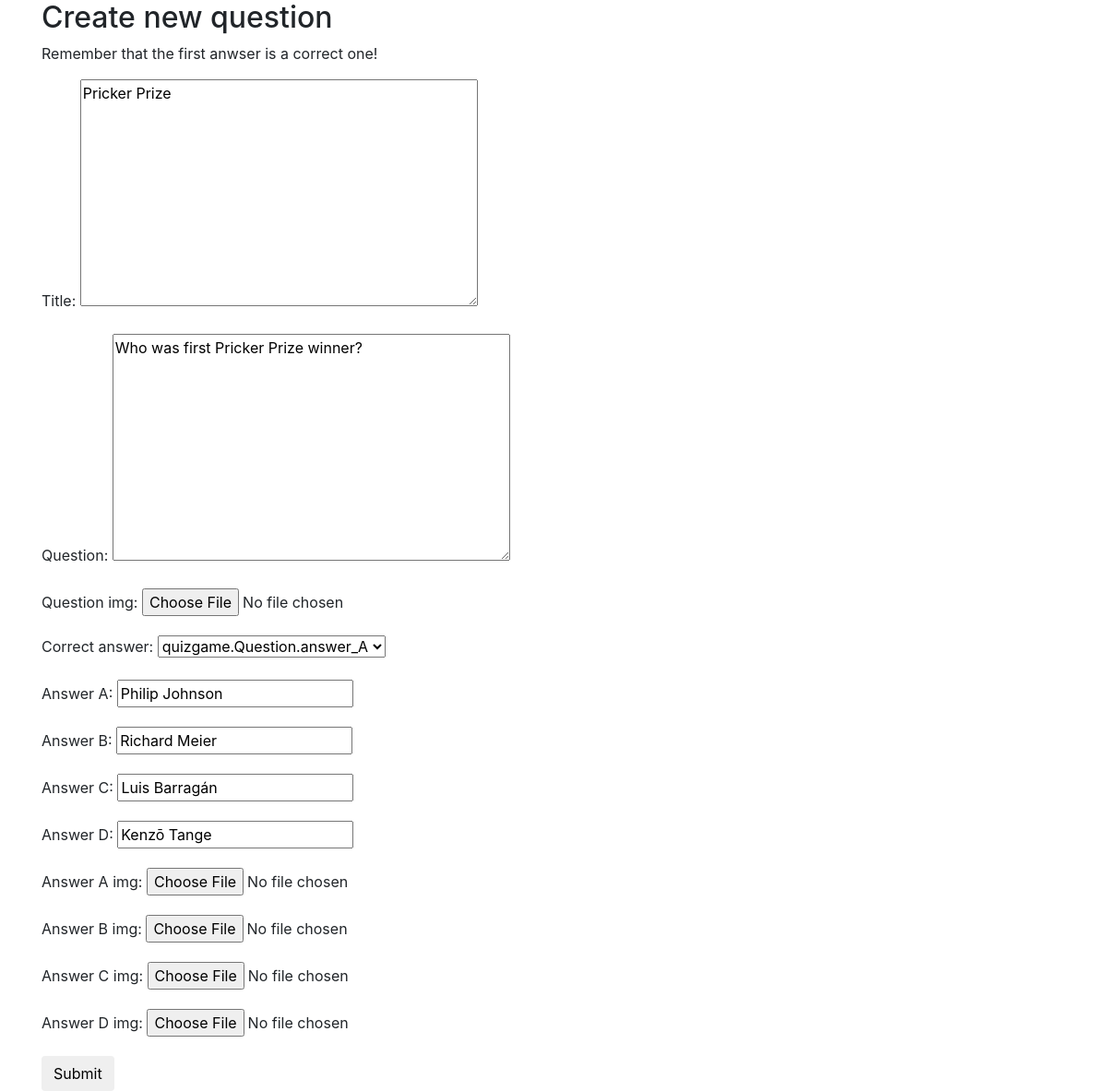
Screenshot of /quizgame/question/1/update/ (signed in) with the database file from the repository.
### quizgame/models.py (models this page shows, shortened)
class Question(models.Model):
    title = models.CharField(max_length=150)
    question = models.CharField(max_length=1000)
    answer_A = models.CharField(max_length=100)
    answer_B = models.CharField(max_length=100)
    answer_C = models.CharField(max_length=100)
    answer_D = models.CharField(max_length=100)
    player_answer_A = models.IntegerField(default=0)
    player_answer_B = models.IntegerField(default=0)
    player_answer_C = models.IntegerField(default=0)
    player_answer_D = models.IntegerField(default=0)
    A = 'A'
    B = 'B'
    C = 'C'
    D = 'D'
    anwsers = (
        ( A , answer_A),
        ( B , answer_B),
        ( C , answer_C),
        ( D , answer_D),
    )
    correct_answer = models.CharField( max_length=1, choices=anwsers, default=A )
    question_img = models.ImageField(upload_to='question/', null=True, blank=True, default=None)
    answer_A_img = models.ImageField(upload_to='question/', null=True, blank=True)
    answer_B_img = models.ImageField(upload_to='question/', null=True, blank=True)
    answer_C_img = models.ImageField(upload_to='question/', null=True, blank=True)
    answer_D_img = models.ImageField(upload_to='question/', null=True, blank=True)
    class Meta:
        ordering = ["title"]

### quizgame/views.py (the view)
# urls.py: url(r'^question/(?P<pk>\d+)/update/$',  login_required(QuestionUpdateView.as_view()),   name='update'),
class QuestionUpdateView(UpdateView):
    template_name = 'question/create.html'
    form_class = QuestionCreateForm
    model = Question
    queryset = Question.objects.all()
    def get_object(self):
        id_ = self.kwargs.get("pk")
        return get_object_or_404(Question, id=id_)

### quizgame/forms.py
class QuestionCreateForm(forms.ModelForm):
    title = forms.CharField(widget=forms.Textarea)
    question = forms.CharField(widget=forms.Textarea)
    class Meta:
        model = Question
        fields = [
            'title',
            'question',
            'question_img',
            'correct_answer',
            'answer_A',
            'answer_B',
            'answer_C',
            'answer_D',
            'answer_A_img',
            'answer_B_img',
            'answer_C_img',
            'answer_D_img',
        ]

### quizgame/templates/question/create.html (shortened to what this page needs)
{% extends 'base-admin.html' %}
{% block body %}
<h2> Create new question</h2>
<p>Remember that the first anwser is a correct one!</p>
<form method="Post" enctype='multipart/form-data'>
  {{ form.as_p }}
  <input class="btn btn-default" type="submit" value="Submit">
</form>
{% endblock %}

### rows the page displays
Question: title "Pricker Prize", question "Who was first Pricker Prize winner?", correct_answer "quizgame.Question.answer_A", answer_A "Philip Johnson", answer_B "Richard Meier", answer_C "Luis Barragán", answer_D "Kenzō Tange"
